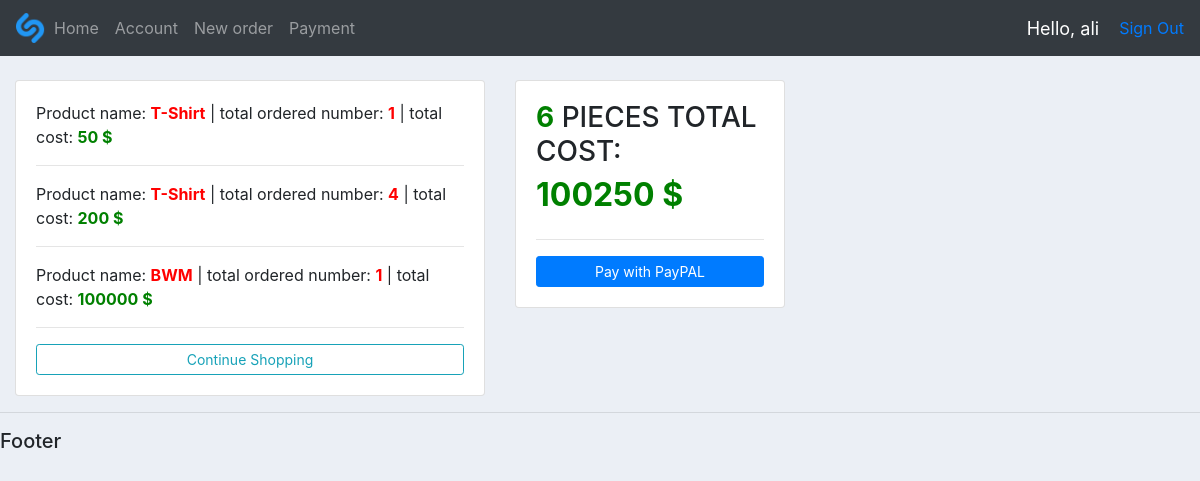
The page /payment/25/ (signed in) on the database as committed earlier.
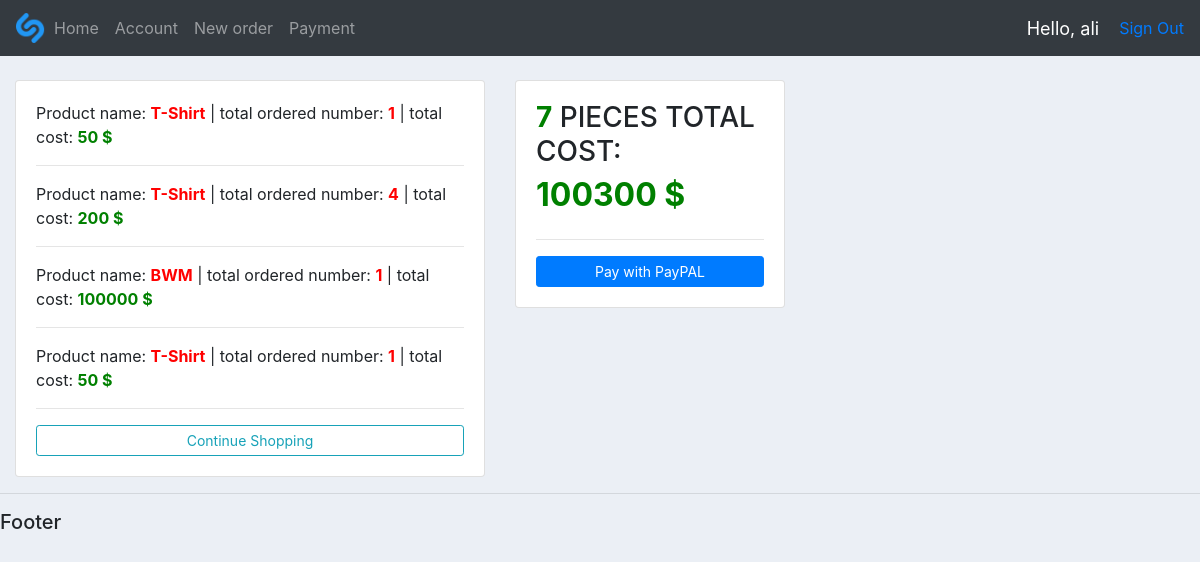
The same page on the database as committed later.
### accounts/models.py (models this page shows, shortened)
class Order(models.Model):
    Status = (
        ('Pending', 'Pending'),
        ('Out of Delivery', 'Out Of Delivery'),
        ('Delivered', 'Delivered')
    )
    customer = models.ForeignKey(Customer, null=True, on_delete=models.SET_NULL)
    product = models.ForeignKey(Product, null=True, on_delete=models.SET_NULL)
    dateCreated = models.DateTimeField(auto_now_add=True, null=True)
    status = models.CharField(max_length=200, null=True, choices=Status, default='Pending')
    note = models.CharField(max_length=1000, null=True)
    adet = models.IntegerField(null=True)
    totalCost= models.IntegerField(null=True)

class Product(models.Model):
    Category = (
        ('Indoor', 'Indoor'),
        ('Outdoor', 'Outdoor'),
        ('Electronic', 'Electronic')
    )
    name = models.CharField(max_length=200, null=True)
    price = models.FloatField(null=True)
    category = models.CharField(max_length=200, null=True, choices=Category)
    description = models.CharField(max_length=200, null=True)
    dateCreated = models.DateTimeField(auto_now_add=True, null=True)
    tags = models.ManyToManyField(Tag)
    def __str__(self):
        return self.name

### accounts/decorators.py (the view)
        def wrapper_function(request, *args, **kwargs):
            group = None
            if request.user.groups.exists():
                group = request.user.groups.all()[0].name
            for role in allowed_roles:
                if group == role:
                    return view_func(request, *args, **kwargs)
            return HttpResponse("You are not authorized to view this page")

### accounts/views.py (called while the page is built)
@login_required(login_url='signin')
@allowed_users(allowed_roles=['customer'])
def payment(request,pk):
    customer=Customer.objects.get(id=pk)
    orders=customer.order_set.all()
    totalOrderingCost=0
    for order in orders:
        totalOrderingCost+=order.totalCost
    totalOrdersAmount=0
    for order in orders:
        totalOrdersAmount += order.adet
    context={
        'orders':orders,
        'totalOrderingCost':totalOrderingCost,
        'totalOrdersAmount':totalOrdersAmount
    }
    return render(request,'accounts/payment.html',context)

### accounts/templates/accounts/payment.html (shortened to what this page needs)
{% extends 'accounts/main.html' %}
{% load static %}
{% block content %}
<br>
<div class="row">
    <div class="col-md-5">
        <div class="card card-body">
                {% for order in orders %}
                    <span>Product name: <span style="color:red; font-weight: bold ">{{order.product}}</span>
                    <span>| total ordered number: </span> <span style="color:red; font-weight: bold ">{{order.adet}}</span>
                    <span>| total cost: </span> <span style="color:green; font-weight: bold ">{{order.totalCost}} $</span> </span>
                <hr>
                {% endfor %}
                <a class="btn btn-outline-info btn btn-sm btn-block" href="{% url 'purchase' user.customer.id%}">Continue Shopping</a>
        </div>
    </div>
    <div class="col-md-3">
        <div class="card card-body">
            <H3><span style="color:green; font-weight: bold " >{{totalOrdersAmount}}</span><span> PIECES </span>TOTAL COST:</H3>
            <H2><span style="color:green; font-weight: bold ">{{totalOrderingCost}} $</span></H2>
            <hr>
            <a class="btn btn-primary btn-sm btn-block" href="#"> Pay with PayPAL</a>
        </div>
    </div>
</div>
{% endblock %}

Rows that differ between the two databases and show on the page:
added Order: product "T-Shirt", adet "1", totalCost "50"
Other text that changed with them:
{{ totalOrdersAmount }}: "6" → "7"
{{ totalOrderingCost }}: "100250" → "100300"
